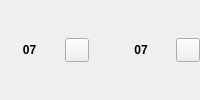
        <widget class="QWidget" name="widget_3" native="true">
         <layout class="QGridLayout" name="gridLayout_5">
          <property name="leftMargin">
           <number>0</number>
          </property>
          <property name="topMargin">
           <number>0</number>
          </property>
          <property name="rightMargin">
           <number>0</number>
          </property>
          <property name="bottomMargin">
           <number>0</number>
          </property>
          <item row="0" column="0">
           <widget class="QLabel" name="label_151">
            <property name="sizePolicy">
             <sizepolicy hsizetype="Expanding" vsizetype="Preferred">
              <horstretch>0</horstretch>
              <verstretch>0</verstretch>
             </sizepolicy>
            </property>
            <property name="maximumSize">
             <size>
              <width>16777215</width>
              <height>48</height>
             </size>
            </property>
            <property name="font">
             <font>
              <family>Segoe UI</family>
              <pointsize>9</pointsize>
              <weight>75</weight>
              <bold>true</bold>
             </font>
            </property>
            <property name="text">
             <string>07</string>
            </property>
            <property name="alignment">
             <set>Qt::AlignCenter</set>
            </property>
           </widget>
          </item>
          <item row="0" column="1">
           <widget class="QPushButton" name="pushButton_33">
            <property name="minimumSize">
             <size>
              <width>24</width>
              <height>24</height>
             </size>
            </property>
            <property name="maximumSize">
             <size>
              <width>24</width>
              <height>24</height>
             </size>
            </property>
            <property name="font">
             <font>
              <family>Segoe UI</family>
             </font>
            </property>
            <property name="text">
             <string/>
            </property>
            <property name="autoDefault">
             <bool>false</bool>
            </property>
           </widget>
          </item>
          <item row="0" column="2">
           <spacer name="horizontalSpacer_7">
            <property name="font">
             <font>
              <family>Segoe UI</family>
             </font>
            </property>
            <property name="orientation">
             <enum>Qt::Horizontal</enum>
            </property>
            <property name="sizeType">
             <enum>QSizePolicy::Fixed</enum>
            </property>
            <property name="sizeHint" stdset="0">
             <size>
              <width>17</width>
              <height>21</height>
             </size>
            </property>
           </spacer>
          </item>
          <item row="0" column="3">
           <widget class="QLabel" name="label_152">
            <property name="sizePolicy">
             <sizepolicy hsizetype="Expanding" vsizetype="Preferred">
              <horstretch>0</horstretch>
              <verstretch>0</verstretch>
             </sizepolicy>
            </property>
            <property name="maximumSize">
             <size>
              <width>16777215</width>
              <height>48</height>
             </size>
            </property>
            <property name="font">
             <font>
              <family>Segoe UI</family>
              <pointsize>9</pointsize>
              <weight>75</weight>
              <bold>true</bold>
             </font>
            </property>
            <property name="text">
             <string>07</string>
            </property>
            <property name="alignment">
             <set>Qt::AlignCenter</set>
            </property>
           </widget>
          </item>
          <item row="0" column="4">
           <widget class="QPushButton" name="pushButton_34">
            <property name="minimumSize">
             <size>
              <width>24</width>
              <height>24</height>
             </size>
            </property>
            <property name="maximumSize">
             <size>
              <width>24</width>
              <height>24</height>
             </size>
            </property>
            <property name="font">
             <font>
              <family>Segoe UI</family>
             </font>
            </property>
            <property name="text">
             <string/>
            </property>
            <property name="autoDefault">
             <bool>false</bool>
            </property>
           </widget>
          </item>
         </layout>
        </widget>
